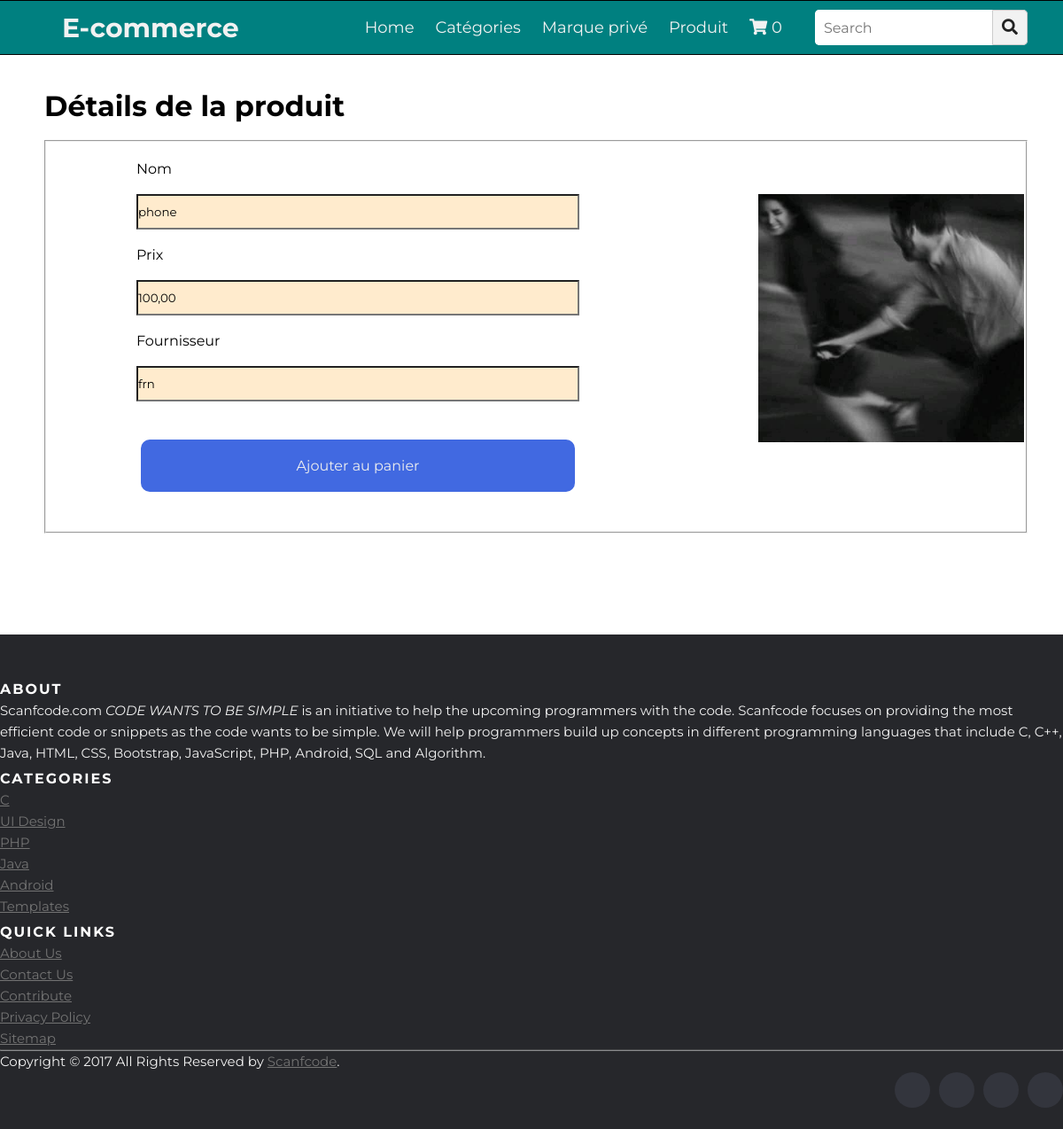
Screenshot of /ecommerce/1/ with the database file from the repository.
### ecommerce/models.py (models this page shows, shortened)
class Produit(models.Model):
     available= models.BooleanField(default=True)
     nom= models.CharField(max_length=200)
     prix = models.DecimalField(max_digits=10, decimal_places=2)
     quantite = models.IntegerField(max_length=100, default=1)
     description= models.CharField(max_length=200)
     fournisseurs= models.ForeignKey(Fournisseur, on_delete=models.CASCADE)
     marqueprives= models.ForeignKey(MarquePrive, on_delete=models.CASCADE)
     categories= models.ForeignKey(Categorie, on_delete=models.CASCADE, null=True)
     image=models.ImageField(upload_to='ecommerce/static/ecommerce/images',null=True)

class Fournisseur(models.Model):
    user = models.ForeignKey(User, on_delete=models.CASCADE)
    telephone = models.CharField(max_length=10)
    image = models.ImageField(upload_to="")
    status = models.CharField(max_length=20)
    nom_boutique = models.CharField(max_length=100)
    x = models.DecimalField(max_digits=9, decimal_places=6, default=0)
    y  = models.DecimalField(max_digits=9, decimal_places=6, default=0)
    def __str__(self):
        return self.user.first_name

### ecommerce/views.py (the view)
# urls.py: re_path(r'^(?P<produit_id>[0-9]+)/$',detail, name='detail')
@transaction.atomic
def detail(request, produit_id):
    produit = get_object_or_404(Produit, pk=produit_id)
    context = {
        'fournisseur': produit.fournisseurs,
        'prix': produit.prix,
        'img':produit.image,
        'produit_id': produit.id,
        'produit_image': produit.image,
        'nom':produit.nom,
    }
    return render(request, 'ecommerce/detail.html', context)

### ecommerce/templates/ecommerce/detail.html (shortened to what this page needs)
{% extends 'ecommerce/basecommerce.html' %}
{% block content %}
<br><br>
<h1 style="color: black;margin-left: 50px;">Détails de la produit</h2>
    <br>
    <fieldset style="width: 90%; margin-left: 50px;">
        <table><tr><td>
            <div style="margin-left: 100px;color: black;">
                <br>
                Nom <pre>     </pre><input type="text" readonly="readonly" style="width: 500px; height: 40px; color: black; background-color:blanchedalmond;" value="{{ nom }}"/><br><br>
                Prix <pre>     </pre><input type="text" readonly="readonly" style="width: 500px; height: 40px; color: black; background-color:blanchedalmond;" value="{{ prix }}"/><br><br>
                Fournisseur<pre>    </pre><input type="text" readonly="readonly" style="width: 500px; height: 40px; color: black; background-color:blanchedalmond;" value="{{ fournisseur }}"/><br><br>
        <br>
            <a style="display: inline-block;
            background-color: royalblue;
            border-radius: 10px;
            color: #eeeeee;
            text-align: center;
            padding: 20px;
            text-decoration: none;
            width: 490px;
            margin: 5px;"
            href=""
            type="submit">Ajouter au panier </a>
        </div>
    </td> <td>
        <img style="width: 300px; height: 280px; margin-left: 200px;" src="../../static/ecommerce/images/{{img}}" alt="{{ produit.nom }}"></a>
    </td></tr></table>
        <br><br>
    </fieldset>
<br><br><br>
<br><br><br>
{% endblock %}

### ecommerce/templates/ecommerce/basecommerce.html (style rules this page uses)
* { margin: 0; padding: 0; color: #f2f2f2; box-sizing: border-box; font-family: 'Montserrat', sans-serif; }

### rows the page displays
Produit: nom "phone", prix "100,00", image (picture)
Fournisseur: user.first_name "frn"

### other values shown
{{ request.session.cart|length }} "0"
